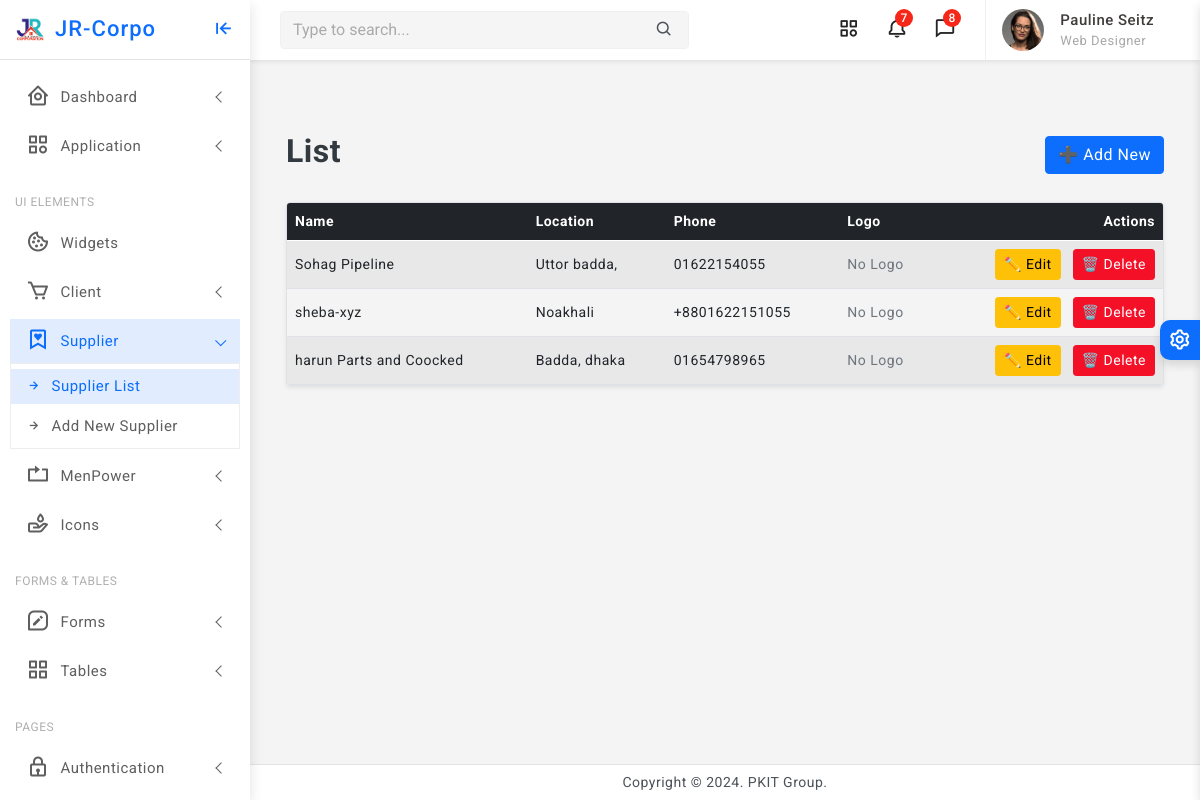
The app's page /suppliers/, older data.
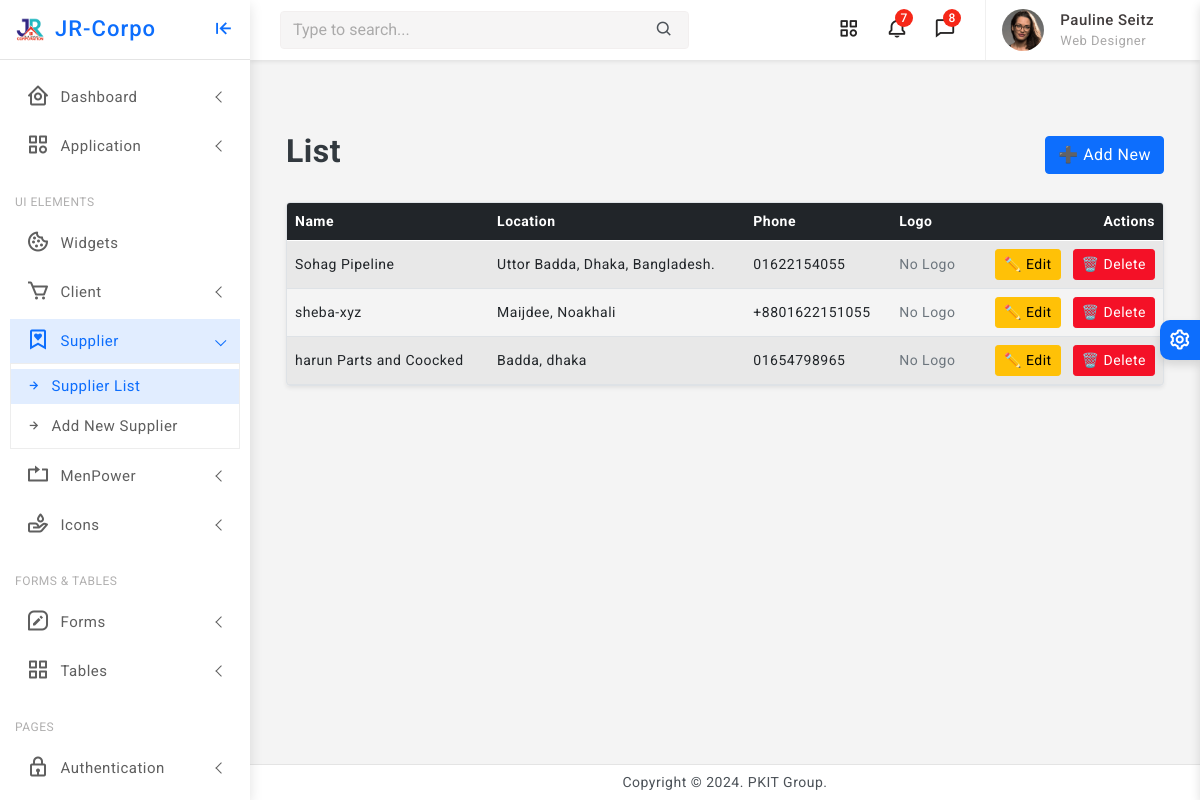
The same page, newer data.
### core/models.py (models this page shows, shortened)
class Organization(models.Model):
    name = models.CharField(max_length=255, unique=True)
    location = models.CharField(max_length=255)
    phone = models.CharField(max_length=20)
    logo = models.ImageField(upload_to='media/logos/', blank=True, null=True)
    created_at = models.DateTimeField(auto_now_add=True)
    updated_at = models.DateTimeField(auto_now=True)
    class Meta:
        abstract = True

class Supplier(Organization):
    pass

### core/views.py (the view)
# urls.py: path('suppliers/', views.supplier_list, name='supplier_list'),
def supplier_list(request):
    suppliers = Supplier.objects.all()
    return render(request, 'supplier/supplier_list.html', {'suppliers': suppliers})

### core/templates/supplier/supplier_list.html
{% extends 'partials/base0.html' %}
{% block content %}
{% load static %}
<div class="container my-5">
    <div class="d-flex justify-content-between align-items-center mb-4">
        <h2 class="fw-bold">{{ title }} List</h2>
        <a href="{% url 'supplier_create' %}" class="btn btn-primary">➕ Add New {{ title }}</a>
    </div>
    <div class="table-responsive shadow-sm rounded border">
        <table class="table table-striped table-hover align-middle mb-0">
            <thead class="table-dark">
                <tr>
                    <th>Name</th>
                    <th>Location</th>
                    <th>Phone</th>
                    <th>Logo</th>
                    <th class="text-end">Actions</th>
                </tr>
            </thead>
            <tbody>
                {% for item in suppliers %}
                <tr>
                    <td>{{ item.name }}</td>
                    <td>{{ item.location }}</td>
                    <td>{{ item.phone }}</td>
                    <td>
                        {% if item.logo %}
                            <img src="{{ item.logo.url }}" alt="Logo" class="img-thumbnail" style="width: 50px; height: auto;">
                        {% else %}
                            <span class="text-muted">No Logo</span>
                        {% endif %}
                    </td>
                    <td class="text-end">
                        <a href="{{ edit_url_prefix }}{{ item.id }}/edit/" class="btn btn-sm btn-warning me-2">✏️ Edit</a>
                        <a href="{{ edit_url_prefix }}{{ item.id }}/delete/" class="btn btn-sm btn-danger" onclick="return confirm('Are you sure you want to delete this item?')">🗑️ Delete</a>
                    </td>
                </tr>
                {% empty %}
                <tr>
                    <td colspan="5" class="text-center text-muted py-4">No {{ title }} found.</td>
                </tr>
                {% endfor %}
            </tbody>
        </table>
    </div>
</div>
{% endblock %}

Row changes from the older to the newer data that the page shows:
changed Supplier "Sohag Pipeline": location "Uttor badda," → "Uttor Badda, Dhaka, Bangladesh."
changed Supplier "sheba-xyz": location "Noakhali" → "Maijdee, Noakhali"
